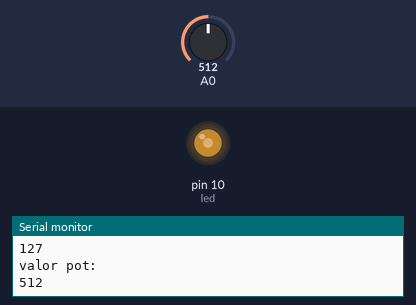
This sketch was run on a simulated Arduino Uno, built with avr-gcc and run on an emulated ATmega328P. Parts: output pins drawn as LEDs (lit = HIGH), the last lines printed to the serial monitor. The test bench sets the inputs (shaded band); at power-on: A0 = 512.

Above: at 1.2 s.
1.3 s: A0 set to 716
At 2.5 s:
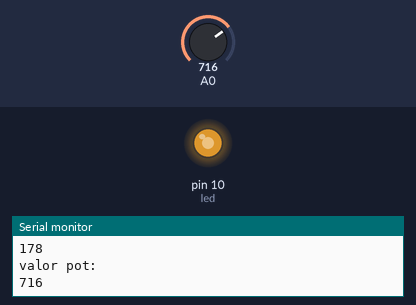
2.8 s: A0 set to 900
At 3.6 s:
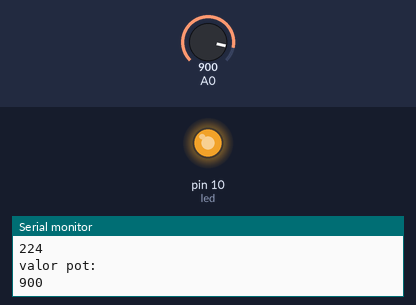
4.3 s: A0 set to 122
At 4.8 s:
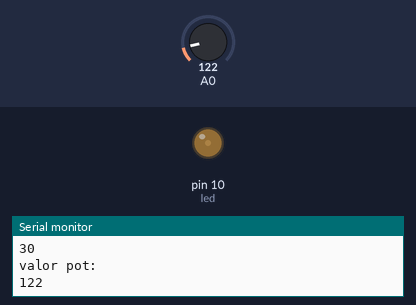
5.8 s: A0 set to 0
At 7.0 s:
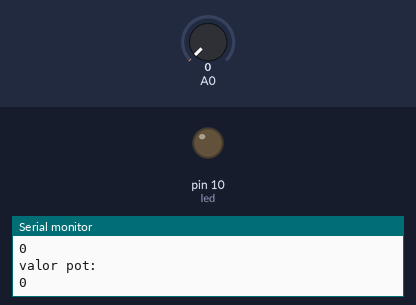
7.3 s: A0 set to 511
At 8.3 s:
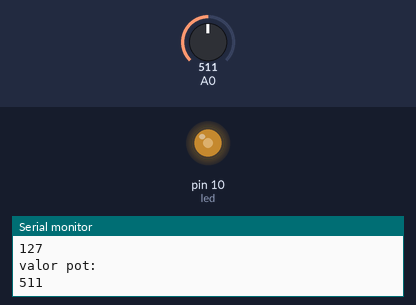
Timing chart, 0 to 9.8 s (numbered marks = the images above; inputs shaded):
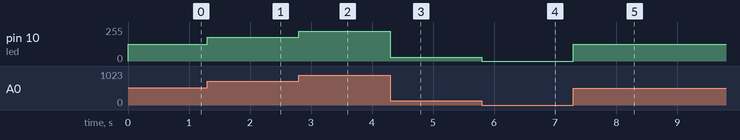

Measured:
- after the input at 1.3 s, pin 10 (led): 127/255 → 178/255 at once
- after the input at 2.8 s, pin 10 (led): 178/255 → 224/255 at once
- after the input at 4.3 s, pin 10 (led): 224/255 → 30/255 at once
- after the input at 5.8 s, pin 10 (led): 30/255 → 0/255 at once
- after the input at 7.3 s, pin 10 (led): 0/255 → 127/255 at once

The sketch:

potenciometro.ino
```cpp
//  Daremos um nome ao pino que está conectado o LED

int led = 10;

unsigned int valorLido;
unsigned int pwm;
String spot= "valor pot:";
String spwm= "valor pwm:";

int xpwm = -1;

//  Esta função "setup" roda uma vez quando a placa e ligada ou resetada
void setup() {
  Serial.begin(9600);
  pinMode(led, OUTPUT); // Configura o pino do led (digital) como saída
}

//  Função que se repete infinitamente quando a placa é ligada
void loop() {

int pot = analogRead(A0);


if(xpwm != pwm){
  Serial.println(spwm);
  Serial.println(pwm);
   Serial.println(spot);
  Serial.println(pot);
  xpwm = pwm;
}
delay(1);


valorLido = analogRead(A0); // valor entre 0 e 1023

pwm = map(valorLido, 0, 1023, 0, 255); // Mudança de escala analogWrite(led,pwm);//Escreve no led um sinal PWM proporcional ao valorLido
analogWrite(led,pwm);

}
```
